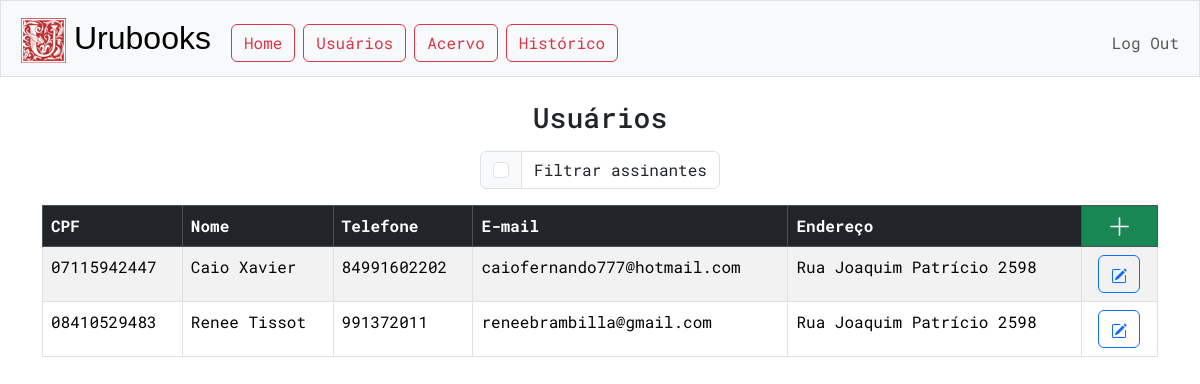
The page /usuarios (signed in) on the database its author committed.
### tables this page shows
CREATE TABLE contatos (
cpf TEXT PRIMARY KEY NOT NULL,
nome TEXT NOT NULL,
telefone TEXT,
email TEXT,
endereço TEXT
);

### app.py (the view)
@app.route("/usuarios")
@login_required
def usuarios():
    CONTATOS_POR_PAGINA = 20
    pagina = request.args.get("pagina", 0)
    offset = CONTATOS_POR_PAGINA * pagina
    usuarios = db.execute("SELECT * FROM contatos ORDER BY nome LIMIT ?, ?", offset, CONTATOS_POR_PAGINA)
    filtro = "off"
    if request.args.get("filtrar-assinantes"):
        usuarios = db.execute("SELECT * FROM contatos JOIN assinaturas ON contatos.cpf = assinaturas.contato_cpf WHERE assinaturas.status = 'ATIVA' ORDER BY nome LIMIT ?, ?", offset, CONTATOS_POR_PAGINA)
        filtro="on"
    page_data = {
    "atual":int(pagina),
    "max":int(len(usuarios)/CONTATOS_POR_PAGINA),
    }
    return render_template("usuarios/index.html", usuarios=usuarios, page_data=page_data, filtro=filtro)

### app.py (called while the page is built)
@app.after_request
def after_request(response):
    response.headers["Cache-Control"] = "no-cache, no-store, must-revalidate"
    response.headers["Expires"] = 0
    response.headers["Pragma"] = "no-cache"
    return response

### helpers.py (called while the page is built)
def login_required(f):
    @wraps(f)
    def decorated_function(*args, **kwargs):
        if session.get("user_id") is None:
            return redirect("/login")
        return f(*args, **kwargs)
    return decorated_function

### templates/usuarios/index.html (shortened to what this page needs)
{% extends "layout.html" %}
{% block main %}
    <h3 class='mb-3'>Usuários</h3>
    <div class="row justify-content-center">
        {% set checked = "checked" if filtro == "on" else "" %}
            <div class="col-auto">
                <div class="input-group mb-3">
                    <div class="input-group-text">
                        <form id="filtrar-assinantes" action="/usuarios" method="get">
                            <input id="assinantes-checkbox" class="form-check-input" name="filtrar-assinantes" type="checkbox" {{ checked }}>
                        </form>
                    </div>
                    <div class="form-control">Filtrar assinantes</div>
                </div>
            </div>
    </div>
    <div class="table-responsive">
        <table class='table table-bordered table-striped' style='text-align:start'>
            <thead class="table-dark">
                <th>CPF</th>
                <th>Nome</th>
                <th>Telefone</th>
                <th class="display-desktop">E-mail</th>
                <th class="display-desktop">Endereço</th>
                <th style="text-align: center; background-color: #198754; padding: 0;">
                        <a type='button' class="btn btn-success" href="usuarios/cadastro" style="width: 100%; height: 100%">
                            <svg xmlns="http://www.w3.org/2000/svg" width="25" height="25" fill="currentColor" class="bi bi-plus-lg" viewBox="0 0 16 16">
                                <path fill-rule="evenodd" d="M8 2a.5.5 0 0 1 .5.5v5h5a.5.5 0 0 1 0 1h-5v5a.5.5 0 0 1-1 0v-5h-5a.5.5 0 0 1 0-1h5v-5A.5.5 0 0 1 8 2"/>
                            </svg>
                        </a>
                    </th>
            </thead>
            <tbody>
            {% if usuarios %}
                {% for usuario in usuarios %}
                <tr>
                    <td>{{ usuario.cpf }}</td>
                    <td>{{ usuario.nome }}</td>
                    <td>{{ usuario.telefone }}</td>
                    <td class="display-desktop">{{ usuario.email }}</td>
                    <td class="display-desktop">{{ usuario.endereço }}</td>
                    <td class="options-cell">
                            <form action="/usuarios/detalhes" method="get">
                                <button title="Detalhes" type='submit' class="btn btn-outline-primary mx-1">
                                </button>
                            </form>
                    </td>
                </tr>
                {% endfor %}
            {% endif %}
            </tbody>
        </table>
    </div>
{% endblock %}

### static/styles.css (style rules this page uses)
body { font-family: "Roboto Mono", monospace; }
.options-cell { text-align: center; }
.display-desktop { display: none; }
@media (min-width: 993px) { .display-desktop { display: table-cell; } }

### rows shown on the page
contatos: cpf "07115942447", nome "Caio Xavier", telefone "84991602202", email "caiofernando777@hotmail.com", endereço "Rua Joaquim Patrício 2598"
contatos: cpf "08410529483", nome "Renee Tissot", telefone "991372011", email "reneebrambilla@gmail.com", endereço "Rua Joaquim Patrício 2598"
